Frame 1 (no input): blank canvas, image omitted
Frame 60 (no input): blank canvas, image omitted
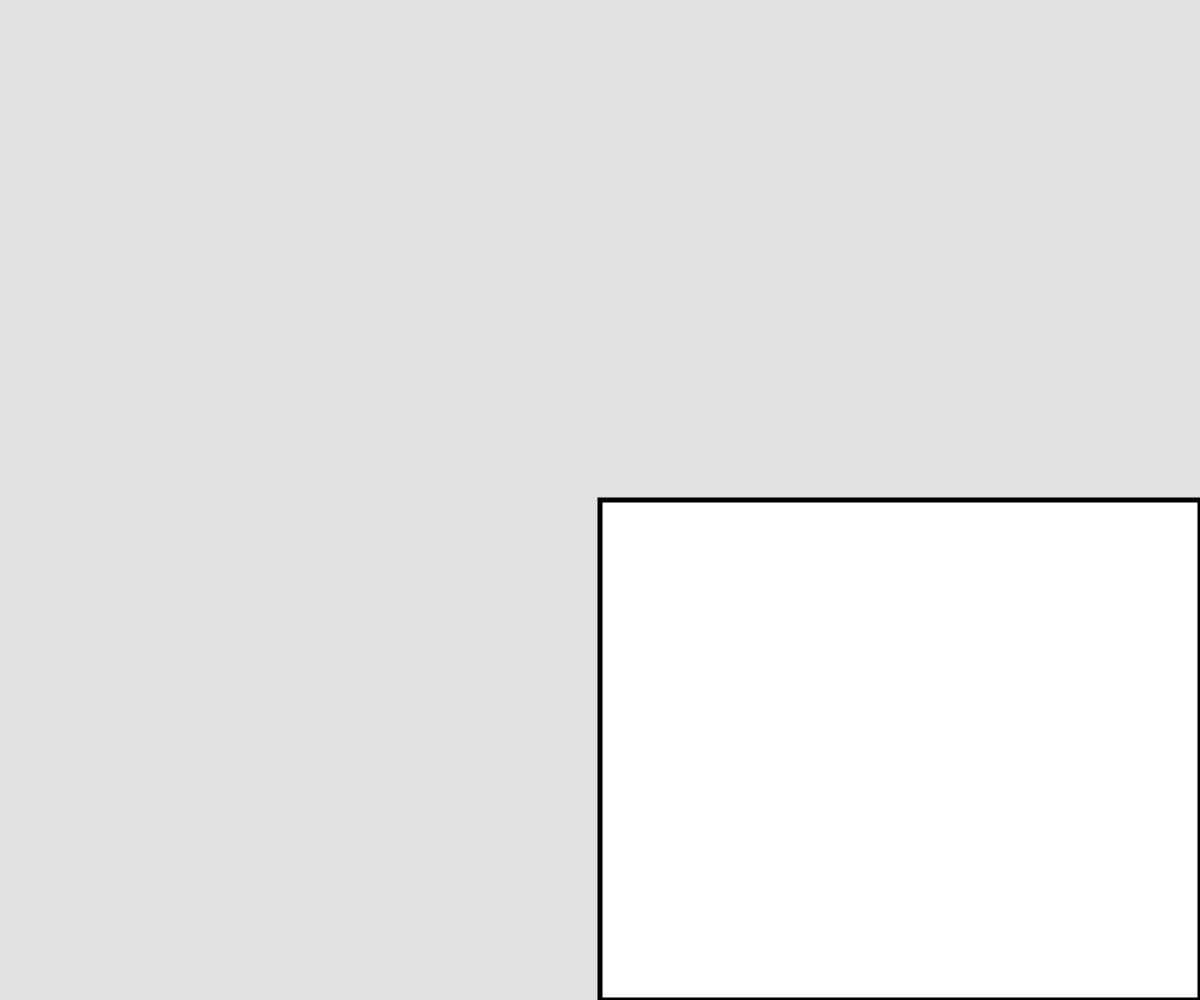
Frame 120 (the mouse pressed at the canvas centre since frame 60)

The p5.js sketch whose frames 1 and 60 were blank and that drew this single picture after the mouse press (run headless with seeded random() and noise() and a simulated clock; from frame 60 on, the mouse is pressed at the canvas centre):

// p5.js sketch
// ── sketch.js
let startXs = []//[0, 20, 50]
let startYs = []//[0, 10, 60]
let endXs = []//[0, 200, 300]
let endYs = []//[0, 150, 375]

function reset() {
  startXs = []
  startYs = []
  endXs = []
  endYs = []
}

function setLast(x, y) {
  let lastIndex = endXs.length - 1
  endXs[lastIndex] = x
  endYs[lastIndex] = y
}

function setup() {
  createCanvas(windowWidth, windowHeight)
  strokeWeight(5)
}

function draw() {

  //placer doublt skrå streg ved background for noget sejt og fjern for fix

  background(225);

  if (mouseIsPressed) {
      setLast(mouseX, mouseY)
  }
  for (let i = 0; i < endXs.length; i++) {
      rect(startXs[i], startYs[i], endXs[i], endYs[i])
  }
}

function mousePressed() {
  startXs.push(mouseX)
  startYs.push(mouseY)
  endXs.push(mouseX)
  endYs.push(mouseY)
}
function keyPressed() {
  if (key == "e") {
      reset()
  }
}
